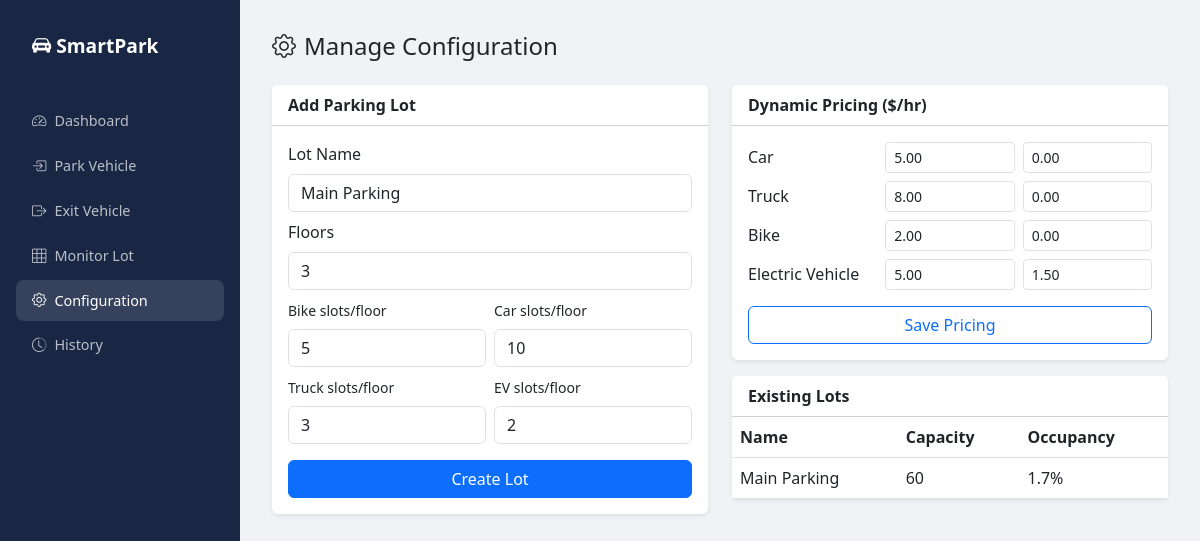
The app's page /config/ with its own data.
### parking/models.py (models this page shows, shortened)
class PricingRule(models.Model):
    vehicle_type = models.CharField(max_length=10, choices=VehicleType.choices, unique=True)
    base_rate_per_hour = models.DecimalField(max_digits=8, decimal_places=2)
    ev_surcharge = models.DecimalField(max_digits=8, decimal_places=2, default=0)

class ParkingLot(models.Model):
    name = models.CharField(max_length=120)
    address = models.TextField(blank=True)
    created_at = models.DateTimeField(auto_now_add=True)
    def total_capacity(self):
        return ParkingSlot.objects.filter(floor__lot=self).count()
    def available_slots(self):
        return ParkingSlot.objects.filter(floor__lot=self, is_occupied=False).count()
    def occupancy_percent(self):
        total = self.total_capacity()
        if total == 0:
            return 0
        return round((total - self.available_slots()) / total * 100, 1)

### parking/views.py (the view, shortened to what this page needs)
# urls.py: path('config/', views.manage_config, name='manage_config'),
def manage_config(request):
    lots = ParkingLot.objects.all()
    pricing = PricingRule.objects.all()
    return render(request, 'parking/manage_config.html', {
        'lots': lots,
        'pricing': pricing,
        'vehicle_types': VehicleType.choices,
    })

### Implementation/parking/templates/parking/manage_config.html (shortened to what this page needs)
{% extends "parking/base.html" %}
{% block content %}
<h4 class="mb-4"><i class="bi bi-gear me-2"></i>Manage Configuration</h4>
<div class="row g-4">
  <div class="col-md-6">
    <div class="card border-0 shadow-sm">
      <div class="card-header bg-white fw-bold">Add Parking Lot</div>
      <div class="card-body">
        <form method="post">{% csrf_token %}<input type="hidden" name="action" value="add_lot">
          <div class="mb-2"><label class="form-label">Lot Name</label><input name="lot_name" class="form-control" required value="Main Parking"></div>
          <div class="mb-2"><label class="form-label">Floors</label><input name="floors_count" type="number" class="form-control" value="3" min="1"></div>
          <div class="row g-2 mb-2">
            <div class="col"><label class="form-label small">Bike slots/floor</label><input name="small_per_floor" type="number" class="form-control" value="5"></div>
            <div class="col"><label class="form-label small">Car slots/floor</label><input name="medium_per_floor" type="number" class="form-control" value="10"></div>
          </div>
          <div class="row g-2 mb-3">
            <div class="col"><label class="form-label small">Truck slots/floor</label><input name="large_per_floor" type="number" class="form-control" value="3"></div>
            <div class="col"><label class="form-label small">EV slots/floor</label><input name="ev_per_floor" type="number" class="form-control" value="2"></div>
          </div>
          <button class="btn btn-primary w-100">Create Lot</button>
        </form>
      </div>
    </div>
  </div>
  <div class="col-md-6">
    <div class="card border-0 shadow-sm">
      <div class="card-header bg-white fw-bold">Dynamic Pricing ($/hr)</div>
      <div class="card-body">
        <form method="post">{% csrf_token %}<input type="hidden" name="action" value="update_pricing">
          {% for val, label in vehicle_types %}
          <div class="row g-2 mb-2 align-items-center">
            <div class="col-4"><label class="form-label mb-0">{{ label }}</label></div>
            <div class="col-4"><input name="rate_{{ val }}" type="number" step="0.01" class="form-control form-control-sm" placeholder="Rate" value="{% for p in pricing %}{% if p.vehicle_type == val %}{{ p.base_rate_per_hour }}{% endif %}{% endfor %}"></div>
            <div class="col-4"><input name="ev_surcharge_{{ val }}" type="number" step="0.01" class="form-control form-control-sm" placeholder="EV extra" value="{% for p in pricing %}{% if p.vehicle_type == val %}{{ p.ev_surcharge }}{% endif %}{% endfor %}"></div>
          </div>
          {% endfor %}
          <button class="btn btn-outline-primary w-100 mt-2">Save Pricing</button>
        </form>
      </div>
    </div>
    {% if lots %}
    <div class="card border-0 shadow-sm mt-3">
      <div class="card-header bg-white fw-bold">Existing Lots</div>
      <div class="card-body p-0">
        <table class="table mb-0"><thead><tr><th>Name</th><th>Capacity</th><th>Occupancy</th></tr></thead><tbody>
        {% for lot in lots %}<tr><td>{{ lot.name }}</td><td>{{ lot.total_capacity }}</td><td>{{ lot.occupancy_percent }}%</td></tr>{% endfor %}
        </tbody></table>
      </div>
    </div>
    {% endif %}
  </div>
</div>
{% endblock %}

### Implementation/parking/templates/parking/base.html (style rules this page uses)
:root { --primary:#1a2744;--accent:#00b4d8;--success:#06d6a0;--danger:#ef476f;--warning:#ffd166; }
body { background:#f0f2f5;font-family:'Segoe UI',system-ui,sans-serif; }

### records on screen
PricingRule: base_rate_per_hour "5.00", ev_surcharge "0.00"
PricingRule: base_rate_per_hour "8.00", ev_surcharge "0.00"
PricingRule: base_rate_per_hour "2.00", ev_surcharge "0.00"
PricingRule: base_rate_per_hour "5.00", ev_surcharge "1.50"
ParkingLot: name "Main Parking", total_capacity "60", occupancy_percent "1.7"

### other values on screen
{{ label }} "Car" "Truck" "Bike" "Electric Vehicle"
